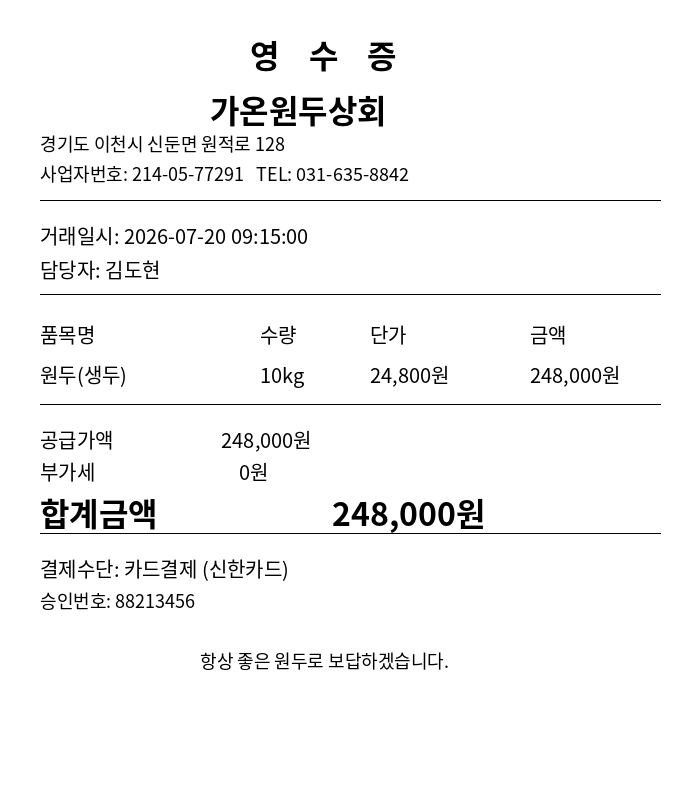
#> input picture services/receipt-ocr-analytics/fake_receipt_gaon_beans_v2.png, 700 x 800 px
$ python -i receipt_pipeline.py   (imports and definitions only)
#> lines starting #> are read from the running program, lines starting #| are printed output that depends on the picture; after the words box and inside, x2 and y2 are one past the last pixel; in counts of white or black regions, pixels touching at a corner belong together
#> further down, picture is the input picture: shape (800, 700, 3); min 0, max 255, mean 246.3
"""
영수증 OCR 자동 정산 파이프라인 (로컬 VSCode 실행용)

Colab 전용 코드(google.colab.files 업로드, !pip 등)를 제거하고
로컬 환경에 맞게 정리한 버전입니다.

사용법:
    python receipt_pipeline.py --image ./20220710_092028.jpg
"""

import datetime
import json
import re

import cv2
import matplotlib.pyplot as plt
import numpy as np


# ------------------------------------------------------------------
# 0. 공통 유틸
# ------------------------------------------------------------------
# [25 lines left out: function setup_korean_font, not called in this run]


# ------------------------------------------------------------------
# 1. 텍스트 추출 (PaddleOCR)
# ------------------------------------------------------------------
def enhance_receipt_image(original_img: np.ndarray) -> np.ndarray:
    """
    영수증 인식률을 높이기 위한 전처리 파이프라인.

    이 영수증은 닷매트릭스(도트 프린터) 폰트라 글자가 점(dot)들의 조합으로
    끊어져 있습니다. adaptiveThreshold 같은 강한 이진화는 오히려 점 사이
    간격을 벌려 글자를 더 깨뜨리므로 사용하지 않고, 대신:
    1) 업스케일 (작은 글씨를 더 크게, 점들 사이 여유 공간 확보)
    2) 그레이스케일 변환
    3) 노이즈 제거
    4) 대비 향상 (CLAHE)
    5) 모폴로지 Closing (점들을 이어붙여 글자 획을 매끄럽게 복원)
    6) Otsu 전역 이진화 (배경이 균일한 흰색이라 적응형보다 안전)
    반환값은 3채널(BGR)로 다시 변환해서 PaddleOCR에 그대로 넣을 수 있게 함.
    """
    h, w = original_img.shape[:2]
#> h = 800; w = 700

    # 1) 글자가 너무 작으면(가로 1800px 미만) 업스케일 - 점들 사이 여유를 더 줌
    if w < 1800:
        scale = 1800 / w
#> scale = 2.57
        original_img = cv2.resize(
            original_img, None, fx=scale, fy=scale, interpolation=cv2.INTER_CUBIC
        )

    # 2) 그레이스케일
    gray = cv2.cvtColor(original_img, cv2.COLOR_BGR2GRAY)

    # 3) 노이즈 제거 (감열지 특유의 잡티 완화, 너무 세게 하면 점이 지워지므로 약하게)
    denoised = cv2.fastNlMeansDenoising(gray, h=7)

    # 4) 대비 향상 (CLAHE: 지역별 히스토그램 평활화 - 그림자/불균일 조명에 강함)
    clahe = cv2.createCLAHE(clipLimit=2.0, tileGridSize=(8, 8))
    contrasted = clahe.apply(denoised)

    # 5) 모폴로지 Closing: 닷매트릭스 특유의 점 간격을 메꿔서 획을 연결
    #    커널을 너무 크게 하면 글자끼리 뭉치니 작게(2~3) 유지
    kernel = cv2.getStructuringElement(cv2.MORPH_ELLIPSE, (2, 2))
    closed = cv2.morphologyEx(contrasted, cv2.MORPH_CLOSE, kernel, iterations=1)
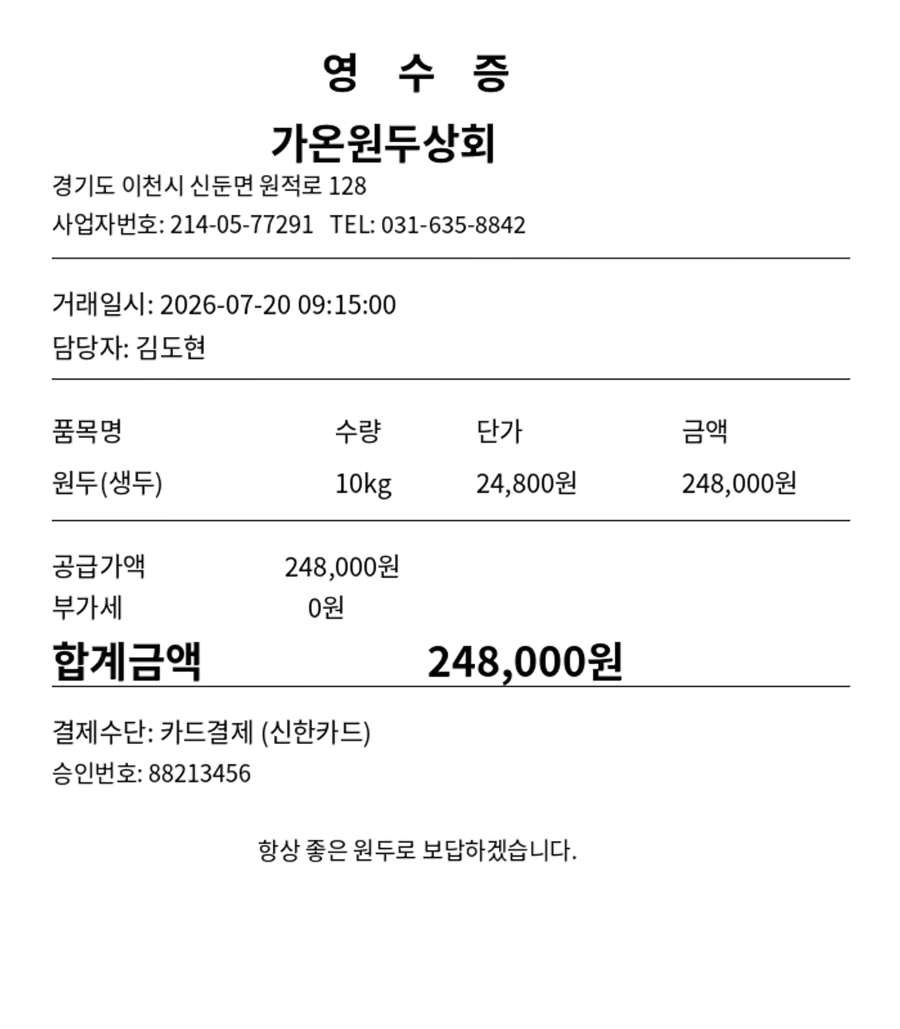
#> closed: shape (2057, 1800) (shown at 1/2 size); min 1, max 255, mean 246.1

    # 6) Otsu 전역 이진화 (영수증 배경이 균일한 흰색이라 블록 단위 적응형보다 안전)
    _, binary = cv2.threshold(closed, 0, 255, cv2.THRESH_BINARY + cv2.THRESH_OTSU)
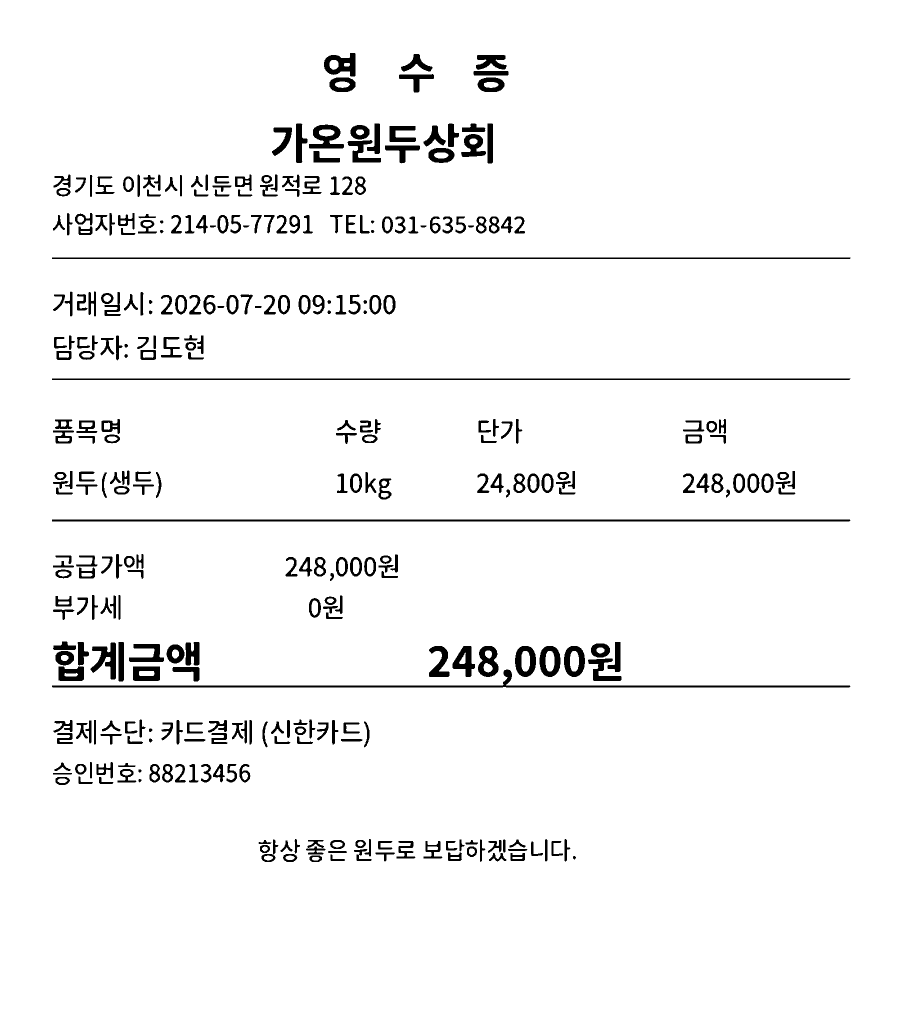
#> binary: shape (2057, 1800) (shown at 1/2 size); 96% white; 347 black regions, largest, box (x1, y1, x2, y2) and area: (104, 1339, 1701, 1375) 6747, (104, 1039, 1701, 1043) 6384, (104, 515, 1701, 518) 4790

    # PaddleOCR도 3채널 입력을 기대하므로 다시 BGR로 변환
    return cv2.cvtColor(binary, cv2.COLOR_GRAY2BGR)


# [97 lines left out: functions enhance_receipt_image_light, _bbox_to_xyxy, _iou, merge_ocr_results, run_paddle_ocr, not called in this run]


# PaddleOCR 엔진은 생성(모델 로딩) 비용이 커서, 요청마다 새로 만들지 않고
# 프로세스 안에서 한 번만 만들어 재사용한다 (모듈 레벨 캐시).
_OCR_ENGINE = None


# [86 lines left out: functions _get_ocr_engine, preprocess_and_ocr, not called in this run]


# ------------------------------------------------------------------
# 2. 좌표 기반 품목(items) 및 상호명(storeName) 추출
# ------------------------------------------------------------------

# 이 키워드가 포함된 행(row)은 품목이 아니라 헤더/합계/결제 정보 등이므로
# 품목 추출 대상에서 제외한다.
NON_ITEM_ROW_KEYWORDS = [
    "합계", "총매출", "부가세", "공급가액", "면세금액", "과세금액",
    "결제금액", "받은금액", "거스름", "카드", "승인", "영수증",
    "사업자", "대표", "전화", "주소", "제품명", "상품명", "품목",
    "수량", "단가", "금액", "할인",
]

# 행 안에서 "품목명"으로 볼 수 있는 토큰 판별 - 숫자만 있거나 너무 짧으면 품목명 아님
_ITEM_NAME_MIN_LEN = 2


# [210 lines left out: functions _bbox_metrics, cluster_rows, extract_store_name, extract_items, not called in this run]


# ------------------------------------------------------------------
# 3. 추출 데이터 구조화 (정규식 기반 NLP 파서)
# ------------------------------------------------------------------

# 문서 유형별 판별 키워드.
# 위에서 아래 순서로 검사하며, 더 구체적인/배타적인 유형을 먼저 배치했다.
# (예: "세금계산서"는 "영수증"이라는 단어도 같이 포함하는 경우가 있어서
#  일반 영수증보다 먼저 검사해야 오분류를 막을 수 있음)
DOC_TYPE_KEYWORDS = [
    ("TAX_INVOICE", ["세금계산서", "공급받는자", "공급자등록번호"]),
    ("TRANSACTION_STATEMENT", ["거래명세서", "거래명세표"]),
    ("DELIVERY_SETTLEMENT", ["배달의민족", "쿠팡이츠", "요기요", "배달정산", "정산내역서"]),
    ("BANK_TRANSFER", ["이체확인증", "계좌이체", "출금계좌", "입금계좌"]),
    ("ONLINE_ORDER", ["주문번호", "주문상세", "온라인주문", "주문서"]),
    ("CARD_SALES_SLIP", ["카드매출전표", "매출전표"]),
    ("SIMPLE_RECEIPT", ["간이영수증"]),
    ("RECEIPT", ["영수증", "결제기번호", "승인번호"]),  # 가장 일반적인 유형이라 마지막에 검사
]


# [13 lines left out: function classify_document_type, not called in this run]


# 결제수단 판별 키워드. 위에서 아래로 갈수록 "더 일반적인(구체성이 낮은)" 표현이라,
# 구체적인 수단(간편결제 브랜드 등)이 먼저 매칭되면 이후 일반적인 "카드"에 덮어써지지 않도록
# _detect_payment_method에서 우선순위를 관리한다.
PAYMENT_METHOD_KEYWORDS = [
    ("카카오페이", ["카카오페이", "카카오결제", "가가오결제", "가가오페이"]),
    ("삼성페이", ["삼성페이"]),
    ("네이버페이", ["네이버페이"]),
    ("제로페이", ["제로페이"]),
    ("카드", ["카드", "일시불", "할부"]),  # 구체적 브랜드가 안 잡히면 일반 카드 결제로 처리
    ("현금", ["현금영수증", "현금결제"]),
]

# 위 목록에서 "카드"보다 구체적인(우선순위가 높은) 결제수단 이름 집합.
# 한 번 이 중 하나로 확정되면, 이후 텍스트에서 "카드"라는 일반 단어가 나와도 덮어쓰지 않는다.
_SPECIFIC_PAYMENT_METHODS = {"카카오페이", "삼성페이", "네이버페이", "제로페이"}


# [12 lines left out: function _detect_payment_method, not called in this run]


# "라벨 텍스트" 바로 다음(또는 몇 칸 이내)에 나오는 숫자를 그 라벨의 값으로 보는 방식.
# PaddleOCR 결과가 대체로 읽는 순서(위→아래, 좌→우)로 반환되기 때문에,
# "과세금액" 다음에 "9,091"이 나오는 식의 인접 패턴이 실제로 잘 맞는다.
# (진짜 좌표 기반 매칭은 이후 items[] 추출 작업 때 더 정교하게 구현 예정)
LABEL_FIELD_MAP = {
    "supplyAmount": ["공급가액", "과세금액"],
    "vat": ["부가세", "부가가치세"],
    "taxFreeAmount": ["면세금액"],
    "totalAmount": ["합계금액", "총매출액", "결제금액", "요금총액", "총액"],
}

# 라벨 다음에 오는 값은 "9,091"처럼 콤마가 있을 수도, "909"처럼 없을 수도 있어서
# 콤마 유무 상관없이 순수 숫자 토큰만 매칭한다.
_ADJACENT_NUMBER_PATTERN = re.compile(r"^\d{1,3}(?:,\d{3})*$")


# [85 lines left out: functions _find_adjacent_amount, native_nlp_parser, not called in this run]


# ------------------------------------------------------------------
# 3. 데이터 검증 및 가계부 반영
# ------------------------------------------------------------------
CATEGORY_MAP = {
    "식재료비": ["돼지고기", "양파", "소스", "쌀", "야채", "고기", "원두", "생두", "커피", "우유", "시럽", "밀가루"],
    "포장재비": ["포장", "용기", "비닐봉투", "박스", "테이프", "테이크아웃컵", "냅킨", "컵"],
    "소모품비": ["세제", "수세미", "휴지", "행주"],
    "공과금": ["전기요금", "수도요금", "전기", "수도", "가스요금"],
    "광고비": ["광고", "마케팅", "SNS"],
    "유지비": ["점검", "수리", "머신", "정비"],
    "여비교통비": ["택시", "카카오결제", "운임", "주차"],
}


# [71 lines left out: function validate_and_reflect, not called in this run]


# ------------------------------------------------------------------
# 참고: 이 파일 자체의 CLI(main())는 더 이상 사용하지 않습니다.
# 실제 실행 진입점은 run_full_pipeline.py 입니다.
# (OCR -> CSV 저장 -> 가계부/원가분석까지 한 번에 잇는 스크립트)
# 이 파일은 이제 그 파이프라인이 가져다 쓰는 "함수 라이브러리" 역할만 합니다.
# ------------------------------------------------------------------

>>> import cv2
>>> picture = cv2.imread('fake_receipt_gaon_beans_v2.png')
>>> result = enhance_receipt_image(picture)
